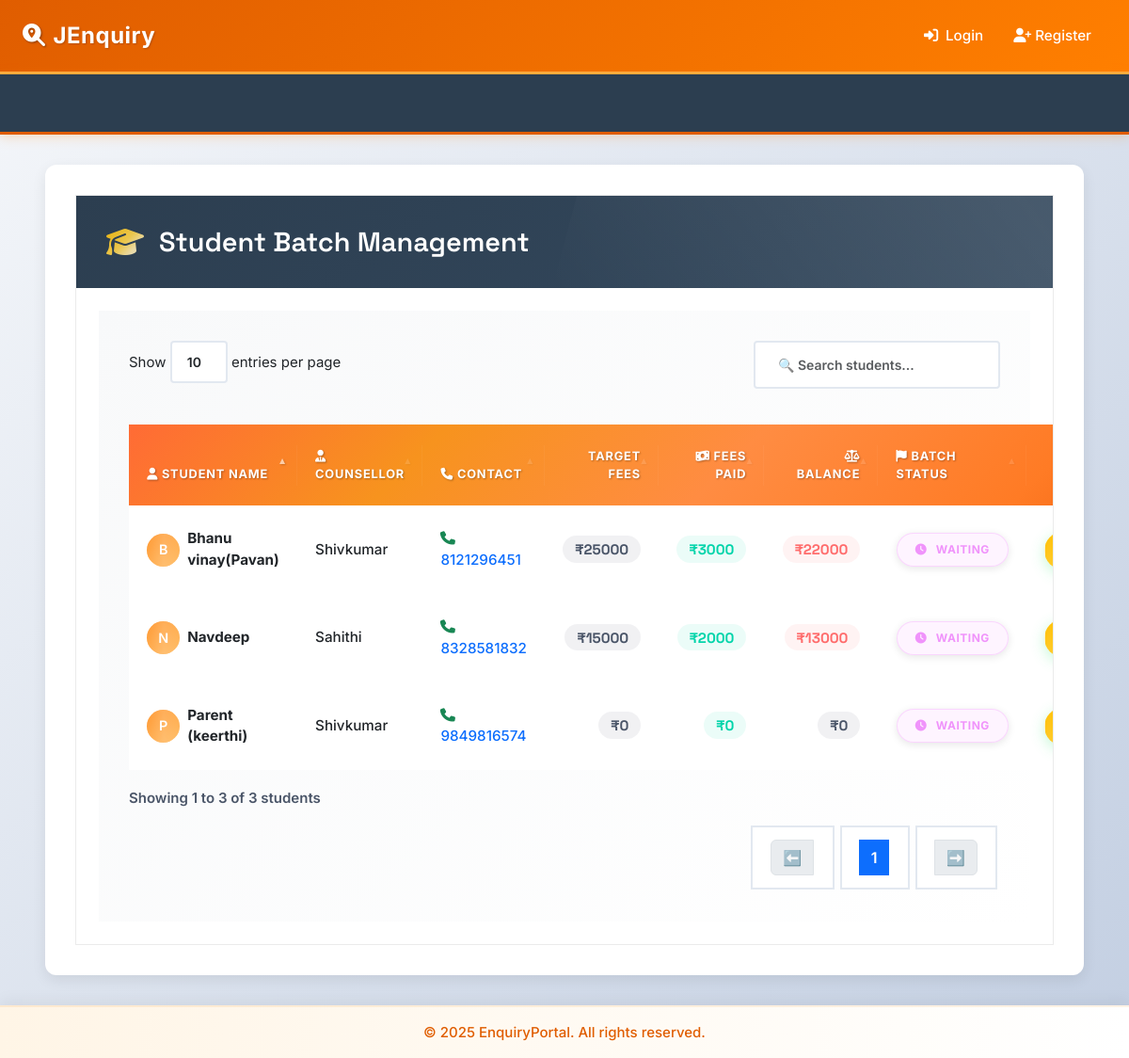
/inconsistent-joined/, run on the app's committed database.
### enquiry/models.py (models this page shows, shortened)
class Enquiry(models.Model):
    STATUS_CHOICES = [
        ('joined', 'Joined'),
        ('pending', 'Pending'),
        ('dropout', 'Dropout'),
    ]
    SUBJECT_CHOICES = [
        ('java_full_stack', 'Java Full Stack'),
        ('python_full_stack', 'Python Full Stack'),
        ('other', 'Other'),
    ]
    ENQUIRY_TYPE_CHOICES = [
        ('someone_telephonic', 'Enquiry for Someone Telephonic'),
        ('direct_telephonic', 'Direct Enquiry Telephonic'),
        ('someone_walkin', 'Enquiry for Someone WalkIn'),
        ('direct_walkin', 'Direct Enquiry WalkIn'),
        ('telephonic_to_walkin', 'Telephonic To Walkin'),
    ]
    name = models.CharField(max_length=100)
    mobile = models.CharField(max_length=15, unique=True)
    subject = models.CharField(max_length=50, choices=SUBJECT_CHOICES)
    status = models.CharField(max_length=10, choices=STATUS_CHOICES, default='pending')
    enquiry_type = models.CharField(max_length=30, choices=ENQUIRY_TYPE_CHOICES, default='direct_telephonic')
    counsellor = models.ForeignKey(Counsellor, on_delete=models.CASCADE)
    created_at = models.DateTimeField(auto_now_add=True)
    followup_date = models.DateField(null=True, blank=True)
    enquiry_date = models.DateField(null=True, blank=True)
    parent_number = models.CharField(max_length=15, blank=True, null=True)
    fees_paid_date = models.DateField(null=True, blank=True)
    native_district_name=models.CharField(max_length=30,blank=True,null=True)
    target_fees = models.DecimalField(
        max_digits=12, decimal_places=2,
        null=True, blank=True,
        help_text="Total fees for the course"
    )
    fees_paid = models.DecimalField(
        max_digits=12, decimal_places=2,
        default=0.00,
        help_text="Total amount paid by the student"
    )
    fees_balance = models.DecimalField(
        max_digits=12, decimal_places=2,
        null=True, blank=True,
        help_text="Remaining balance (calculated automatically)"
    )
    due_date = models.DateField(
        null=True, blank=True,
        help_text="Deadline for full fees payment"
    )
    other_subject_name = models.CharField(
        max_length=100,
        blank=True,
        null=True,
        help_text="Specify the subject if 'Other' is selected"
    )
    is_joined_batch = models.BooleanField(
    default=False,
    help_text="True if the student has joined a batch"
)
    joined_date = models.DateField(
        null=True,
        blank=True,
        help_text="Date when the student joined"
    )
    VISIT_TYPE_CHOICES = [
        ('alone_walkin', 'Alone Walkin'),
        ('came_with_parents', 'Came with parents'),
        ('student_reference', 'Student Reference'),
        ('old_student_reference', 'Old Student Reference'),
        ('came_with_relatives', 'Came with relatives'),
        ('telephonic','Telephonic'),
    ]
    visit_type = models.CharField(
        max_length=30,
        choices=VISIT_TYPE_CHOICES,
        default='alone_walkin',
        help_text="How did the student come for enquiry?"
    )

class Counsellor(models.Model):
    name = models.CharField(max_length=100, unique=True)
    mobile = models.CharField(max_length=15)
    department = models.CharField(max_length=100)

### enquiry/views.py (the view)
# urls.py: path('inconsistent-joined/', views.InconsistentJoinedEnquiryListView.as_view(), name='inconsistent_joined'),
class InconsistentJoinedEnquiryListView(ListView):
    model = Enquiry
    template_name = 'inconsistent_joined_list.html'
    context_object_name = 'enquiries'
    def get_queryset(self):
        return Enquiry.objects.filter(status='joined', is_joined_batch=False)

### enquiry/models.py (called while the page is built)
    @property
    def actual_collected(self):
        from .models import PaymentHistory
        total = PaymentHistory.objects.filter(
            payment_date__year=self.year,
            payment_date__month=self.month
        ).aggregate(Sum('amount_paid'))['amount_paid__sum'] or Decimal('0.00')
        return total

### enquiry/templatetags/custom_filters.py (called while the page is built)
@register.filter
def add(value, arg):
    try:
        return float(value) + float(arg)
    except ValueError:
        return value

### template/inconsistent_joined_list.html (shortened to what this page needs)
{% extends 'base.html' %}
{% load static %}
{% load humanize %}
{% load custom_filters %}
    {% block extra_css %}
    <link rel="stylesheet" href="https://cdn.datatables.net/1.13.6/css/dataTables.bootstrap5.min.css">
    <link rel="stylesheet" href="https://cdn.datatables.net/responsive/2.5.0/css/responsive.bootstrap5.min.css">
    <link rel="stylesheet" href="https://cdn.datatables.net/buttons/2.4.1/css/buttons.bootstrap5.min.css">
{% endblock %}
{% block content %}
<div class="table-container">
    <div class="table-header">
        <h3 class="table-title">
            <i class="fas fa-graduation-cap table-icon"></i>
            Student Batch Management
        </h3>
    </div>
    <div class="table-responsive p-4">
        {% if enquiries %}
        <table id="batchTable" class="table table-hover" style="width:100%">
            <thead>
                <tr>
                    <th><i class="fas fa-user"></i> Student Name</th>
                    <th><i class="fas fa-user-tie"></i> Counsellor</th>
                    <th><i class="fas fa-phone"></i> Contact</th>
                    <th> Target Fees</th>
                    <th><i class="fas fa-money-bill-wave"></i> Fees Paid</th>
                    <th><i class="fas fa-balance-scale"></i> Balance</th>
                    <th><i class="fas fa-flag"></i> Batch Status</th>
                    <th> Actions</th>
                </tr>
            </thead>
            <tbody>
                {% for enquiry in enquiries %}
                <tr id="row-{{ enquiry.id }}" data-fees-paid="{{ enquiry.fees_paid|default:0 }}" data-target-fees="{{ enquiry.target_fees|default:0 }}">
                    <td>
                        <div class="d-flex align-items-center">
                            <div class="avatar-circle me-2">
                                {{ enquiry.name|first|upper }}
                            </div>
                            <strong>{{ enquiry.name }}</strong>
                        </div>
                    </td>
                    <td>
                        <span>{{ enquiry.counsellor.name }}</span>
                    </td>
                    <td>
                        <a href="tel:{{ enquiry.mobile }}" class="text-decoration-none">
                            <i class="fas fa-phone-alt text-success"></i>
                            {{ enquiry.mobile }}
                        </a>
                    </td>
                    <td>
                        <span class="money money-neutral">
                            ₹{{ enquiry.target_fees|default:0|floatformat:0 }}
                        </span>
                    </td>
                    <td>
                        <span class="money money-positive">
                            ₹{{ enquiry.fees_paid|default:0|floatformat:0 }}
                        </span>
                    </td>
                    <td>
                        {% with balance=enquiry.fees_balance|default:enquiry.target_fees|default:0|floatformat:0|add:"-"|add:enquiry.fees_paid|default:0 %}
                        <span class="money {% if balance > 0 %}money-negative{% elif balance < 0 %}money-positive{% else %}money-neutral{% endif %}">
                            ₹{% if enquiry.fees_balance is not None %}{{ enquiry.fees_balance|floatformat:0 }}{% else %}{{ enquiry.target_fees|default:0|add:enquiry.fees_paid|default:0|mul:-1|floatformat:0 }}{% endif %}
                        </span>
                        {% endwith %}
                    </td>
                    <td>
                        <span class="status-badge status-waiting">
                            <i class="fas fa-clock"></i>
                            Waiting
                        </span>
                    </td>
                    <td>
                        <button class="action-btn btn-success-modern" onclick="markAsJoined({{ enquiry.id }}, this)">
                        </button>
                    </td>
                </tr>
                {% endfor %}
            </tbody>
        </table>
        {% endif %}
    </div>
</div>
{% endblock %}

### template/base.html (style rules this page uses)
:root { --primary-orange: #ff7f00; --dark-orange: #e05d00; --light-orange: #ffae42; --very-light-orange: #fff5e6; --white: #ffffff; --gray-100: #f8f9fa; --gray-200: #e9ecef; }
body { font-family: 'Poppins', 'Segoe UI', Tahoma, Geneva, Verdana, sans-serif; background-color: var(--gray-100); font-size: 15px; min-height: 100vh; display: flex; flex-direction: column; }

### data on the page
Enquiry: name|first "N", name "Navdeep", counsellor.name "Sahithi", mobile "8328581832", target_fees "15000", fees_paid "2000", fees_balance "13000"
Enquiry: name|first "P", name "Parent (keerthi)", counsellor.name "Shivkumar", mobile "9849816574", target_fees "0", fees_paid "0", fees_balance "0"
Enquiry: name|first "B", name "Bhanu vinay(Pavan)", counsellor.name "Shivkumar", mobile "8121296451", target_fees "25000", fees_paid "3000", fees_balance "22000"
